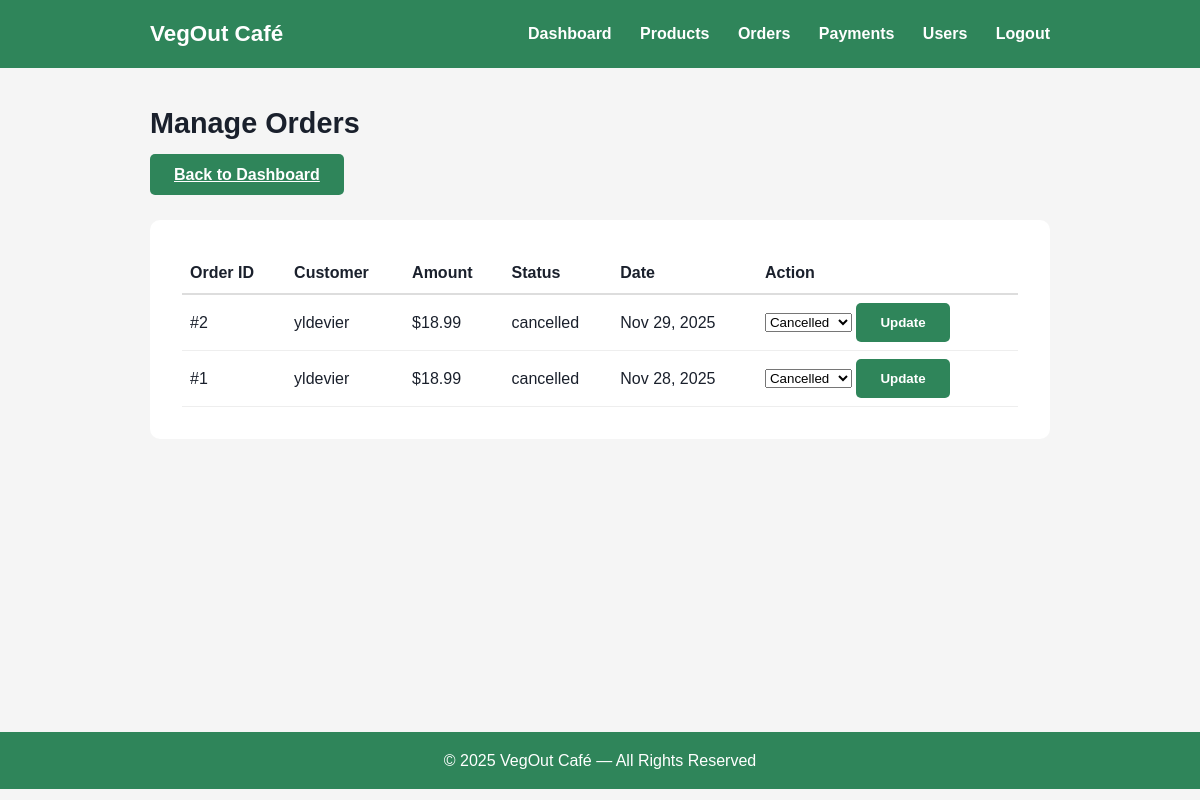
The app's page /admin/orders.php (signed in) with its own data.
### tables this page shows
CREATE TABLE `orders` (
  `order_id` int(11) NOT NULL,
  `user_id` int(11) DEFAULT NULL,
  `total_amount` decimal(10,2) DEFAULT NULL,
  `order_status` enum('pending','paid','shipped','completed','cancelled','refunded') DEFAULT NULL,
  `payment_status` enum('pending','paid','failed','refunded') DEFAULT NULL,
  `created_at` datetime DEFAULT current_timestamp(),
  `updated_at` datetime DEFAULT NULL ON UPDATE current_timestamp()
);

CREATE TABLE `users` (
  `user_id` int(11) NOT NULL,
  `role` enum('admin','seller','customer') NOT NULL,
  `username` varchar(50) NOT NULL,
  `email` varchar(100) NOT NULL,
  `password_hash` varchar(255) NOT NULL,
  `full_name` varchar(100) DEFAULT NULL,
  `phone` varchar(20) DEFAULT NULL,
  `status` enum('active','inactive','banned') DEFAULT 'active',
  `created_at` datetime DEFAULT current_timestamp(),
  `updated_at` datetime DEFAULT NULL ON UPDATE current_timestamp()
);

### admin/orders.php (the view, shortened to what this page needs)
<?php
$db = getDB();
$orders_result = $db->query("SELECT o.*, u.username FROM orders o JOIN users u ON o.user_id = u.user_id ORDER BY o.created_at DESC");
$orders = $orders_result ? $orders_result->fetch_all(MYSQLI_ASSOC) : [];
include '../includes/header.php';
?>
<div class="container" style="min-height: calc(100vh - 200px);">
    <h2>Manage Orders</h2>
    <a href="dashboard.php" class="btn">Back to Dashboard</a>
    <div style="background:white;padding:2rem;border-radius:10px;margin-top:2rem;">
        <?php if (empty($orders)): ?>
            <div style="text-align:center;padding:3rem;color:var(--text-light);">
                <h3>No Orders Yet</h3>
                <p>Orders will appear here once customers start placing them.</p>
            </div>
        <?php else: ?>
        <table style="width:100%;border-collapse:collapse;">
            <thead>
                <tr style="border-bottom:2px solid #ddd;">
                    <th style="padding:0.5rem;text-align:left;">Order ID</th>
                    <th style="padding:0.5rem;text-align:left;">Customer</th>
                    <th style="padding:0.5rem;text-align:left;">Amount</th>
                    <th style="padding:0.5rem;text-align:left;">Status</th>
                    <th style="padding:0.5rem;text-align:left;">Date</th>
                    <th style="padding:0.5rem;text-align:left;">Action</th>
                </tr>
            </thead>
            <tbody>
                <?php foreach ($orders as $order): ?>
                <tr style="border-bottom:1px solid #eee;">
                    <td style="padding:0.5rem;">#<?= $order['order_id'] ?></td>
                    <td style="padding:0.5rem;"><?= htmlspecialchars($order['username']) ?></td>
                    <td style="padding:0.5rem;">$<?= number_format($order['total_amount'], 2) ?></td>
                    <td style="padding:0.5rem;"><?= htmlspecialchars($order['order_status']) ?></td>
                    <td style="padding:0.5rem;"><?= date('M d, Y', strtotime($order['created_at'])) ?></td>
                    <td style="padding:0.5rem;">
                        <form method="POST" style="display:inline;">
                            <select name="status">
                                <option value="cancelled" <?= $order['order_status'] === 'cancelled' ? 'selected' : '' ?>>Cancelled</option>
                            </select>
                            <button type="submit" class="btn">Update</button>
                        </form>
                    </td>
                </tr>
                <?php endforeach; ?>
            </tbody>
        </table>
        <?php endif; ?>
    </div>
</div>
<?php include '../includes/footer.php'; ?>

### assets/css/style.css (style rules this page uses)
:root { --primary: #2f855a; --primary-dark: #276749; --bg: #f5f5f5; --text-dark: #1a202c; --text-light: #4a5568; --radius: 10px; }
body { margin: 0; font-family: Arial, sans-serif; background-color: var(--bg); color: var(--text-dark); line-height: 1.6; }
.container { max-width: 900px; margin: 2rem auto; padding: 0 2rem; }
h2 { margin-bottom: 1rem; font-size: 1.8rem; }
.btn { background: var(--primary); color: white; padding: 0.75rem 1.5rem; border: none; border-radius: 5px; cursor: pointer; font-weight: bold; }

### records on screen
orders: order_id "2", user.username "yldevier", total_amount "18.99", order_status "cancelled", created_at "Nov 29, 2025", status "Cancelled"
orders: order_id "1", user.username "yldevier", total_amount "18.99", order_status "cancelled", created_at "Nov 28, 2025", status "Cancelled"
